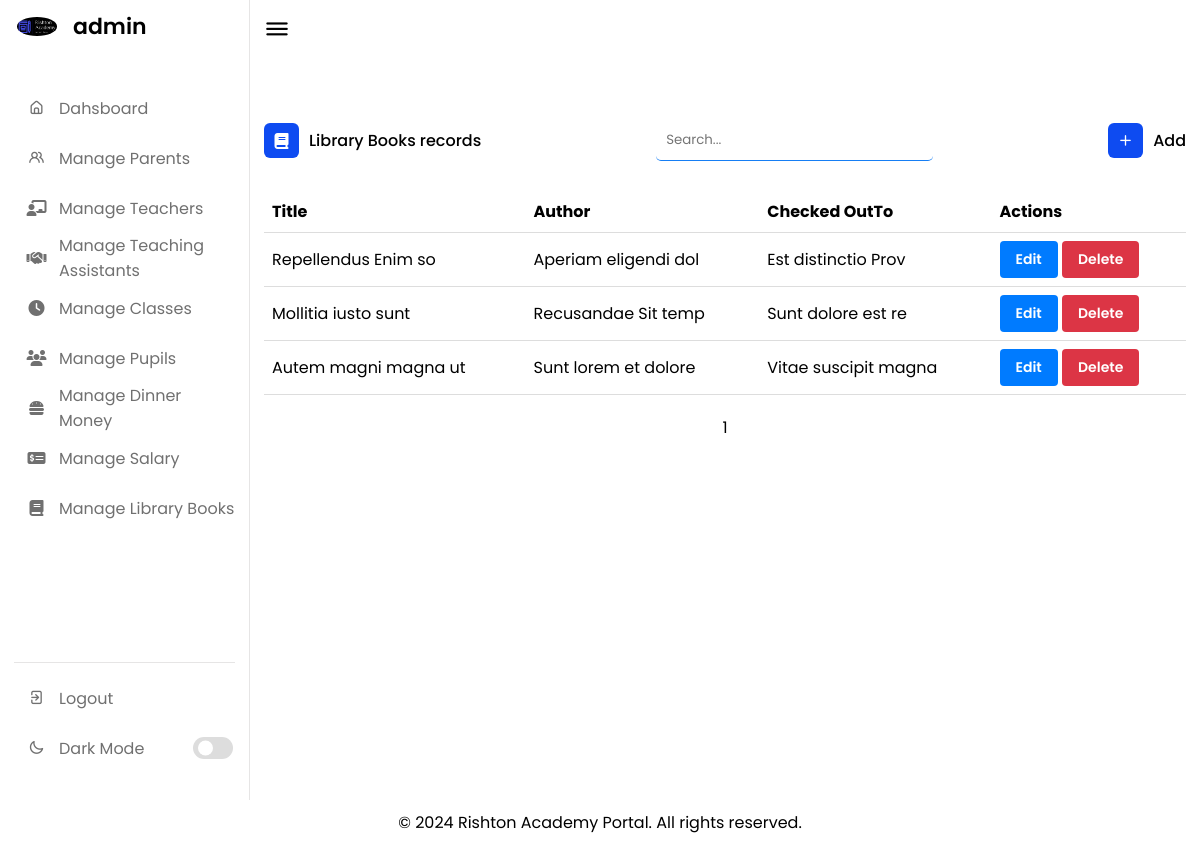
Screenshot of /manage_libbook.php (signed in) with the database file from the repository.
### tables this page shows
CREATE TABLE `librarybooks` (
  `BookID` int(11) NOT NULL,
  `Title` varchar(255) NOT NULL,
  `Author` varchar(100) DEFAULT NULL,
  `CheckedOutTo` varchar(100) DEFAULT NULL
);

### manage_libbook.php (the view, shortened to what this page needs)
<?php
require_once('./config/connection.php');
require_once('./includes/head.php');
require_once('./includes/nav.php');
require_once('./config/helper.php');
$records_per_page = 10;
$current_page = isset($_GET['page']) ? (int)$_GET['page'] : 1;
$start_from = ($current_page - 1) * $records_per_page;
$query = "SELECT * FROM librarybooks LIMIT $start_from, $records_per_page";
$data = fetchData($query, $connect);
?>
<div class="dash-content">
    <div class="activity">
        <div class="title">
            <div class="left">
                <i class="fas fa-book"></i>
                <span class="text">Library Books records</span>
            </div>
            <input type="sraerch" onkeyup="searchData(this, 'process/libbook/search')" name="search" placeholder="Search..." id="search">
            <div class="right">
                <a href="./libbook_add"><i class="uil uil-plus"></i>
                    <span class="text">Add</span></a>
            </div>
        </div>
        <div class="table-responsive">
            <table class="table table-bordered table-striped">
                <thead>
                    <tr>
                        <th>Title</th>
                        <th>Author</th>
                        <th>Checked OutTo</th>
                        <th>Actions</th>
                    </tr>
                </thead>
                <tbody>
                    <?php foreach ($data as $val) : ?>
                        <tr>
                            <td><?= $val['Title'] ?></td>
                            <td><?= $val['Author'] ?></td>
                            <td><?= $val['CheckedOutTo'] ?></td>
                            <td>
                                <button class="btn btn-sm btn-primary"><a href="./libbook_add?id=<?= $val['BookID'] ?>" class="btn-a">Edit</a></button>
                                <button class="btn btn-sm btn-danger" onclick="return confirm('are you sure want to delete this record?')"><a href="./process/libbook/delete?id=<?= $val['BookID'] ?>" class="btn-a">Delete</a></button>
                            </td>
                        </tr>
                    <?php endforeach; ?>
                </tbody>
            </table>
            <?php
            $total_records_query = "SELECT COUNT(*) AS total FROM librarybooks";
            $total_records_result = mysqli_query($connect, $total_records_query);
            $total_records = mysqli_fetch_assoc($total_records_result)['total'];
            $base_url = './manage_libbook';
            echo paginate($current_page, $total_records, $records_per_page, $base_url);
            ?>
        </div>
    </div>
</div>
</section>
<?php
require_once('includes/footer.php');
?>

### assets/css/style.css (style rules this page uses)
* { margin: 0; padding: 0; outline: none; box-sizing: border-box; font-family: 'Poppins', sans-serif; }
:root { --primary-color: #0E4BF1; --panel-color: #FFF; --text-color: #000; --black-light-color: #707070; --border-color: #e6e5e5; --toggle-color: #DDD; --box1-color: #4DA3FF; --box2-color: #FFE6AC; --box3-color: #E7D1FC; --title-icon-color: #fff; --tran-05: all 0.5s ease; --tran-03: all 0.3s ease; --tran-03: all 0.2s ease; }
body, html { min-height: 100vh; margin: 0; }
.dashboard .dash-content { padding-top: 50px; }
.dash-content .title { display: flex; align-items: center; margin: 60px 0 30px 0; }
.dash-content .title i { position: relative; height: 35px; width: 35px; background-color: var(--primary-color); border-radius: 6px; color: var(--title-icon-color); display: flex; align-items: center; justify-content: center; }
.dash-content .title .text { font-weight: 500; color: var(--text-color); margin-left: 10px; }
table { width: 100%; border-collapse: collapse; margin-bottom: 20px; }
th, td { padding: 8px; text-align: left; border-bottom: 1px solid #ddd; }
th, td { background-color: var(--panel-color); color: var(--text-color); }
.btn { display: inline-block; padding: 8px 16px; font-size: 14px; font-weight: 600; text-align: center; text-decoration: none; cursor: pointer; border: none; border-radius: 4px; transition: background-color 0.3s; }
.btn-primary { color: #fff; background-color: #007bff; }
.btn-danger { color: #fff; background-color: #dc3545; }
.btn-a { text-decoration: none; color: #fff; }
.title { display: flex; align-items: center; justify-content: space-between; }
.title .left { display: flex; align-items: center; }
.title .right a { display: flex; align-items: center; text-decoration: none; }
#search { border: 0px; border-bottom: 1px solid #0876f4f0; border-radius: 5px; background-color: var(--panel-color); color: var(--text-color); padding: 10px; }

### rows the page displays
librarybooks: Title "Repellendus Enim so", Author "Aperiam eligendi dol", CheckedOutTo "Est distinctio Prov"
librarybooks: Title "Mollitia iusto sunt", Author "Recusandae Sit temp", CheckedOutTo "Sunt dolore est re"
librarybooks: Title "Autem magni magna ut", Author "Sunt lorem et dolore", CheckedOutTo "Vitae suscipit magna"

### other values shown
$_SESSION['ADMINNAME'] "admin"
